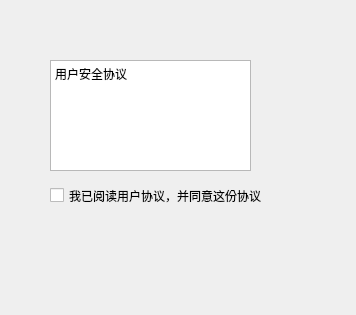
<?xml version="1.0" encoding="UTF-8"?>
<ui version="4.0">
 <class>FirstWizard</class>
 <widget class="QWizardPage" name="FirstWizard">
  <property name="geometry">
   <rect>
    <x>0</x>
    <y>0</y>
    <width>356</width>
    <height>315</height>
   </rect>
  </property>
  <property name="windowTitle">
   <string>WizardPage</string>
  </property>
  <widget class="QCheckBox" name="checkBox">
   <property name="geometry">
    <rect>
     <x>50</x>
     <y>180</y>
     <width>271</width>
     <height>31</height>
    </rect>
   </property>
   <property name="text">
    <string>我已阅读用户协议，并同意这份协议</string>
   </property>
  </widget>
  <widget class="QTextEdit" name="textEdit">
   <property name="geometry">
    <rect>
     <x>50</x>
     <y>60</y>
     <width>201</width>
     <height>111</height>
    </rect>
   </property>
   <property name="html">
    <string>&lt;!DOCTYPE HTML PUBLIC &quot;-//W3C//DTD HTML 4.0//EN&quot; &quot;http://www.w3.org/TR/REC-html40/strict.dtd&quot;&gt;
&lt;html&gt;&lt;head&gt;&lt;meta name=&quot;qrichtext&quot; content=&quot;1&quot; /&gt;&lt;style type=&quot;text/css&quot;&gt;
p, li { white-space: pre-wrap; }
&lt;/style&gt;&lt;/head&gt;&lt;body style=&quot; font-family:'SimSun'; font-size:9pt; font-weight:400; font-style:normal;&quot;&gt;
&lt;p style=&quot; margin-top:0px; margin-bottom:0px; margin-left:0px; margin-right:0px; -qt-block-indent:0; text-indent:0px;&quot;&gt;用户安全协议&lt;/p&gt;&lt;/body&gt;&lt;/html&gt;</string>
   </property>
  </widget>
 </widget>
 <resources/>
 <connections/>
</ui>
